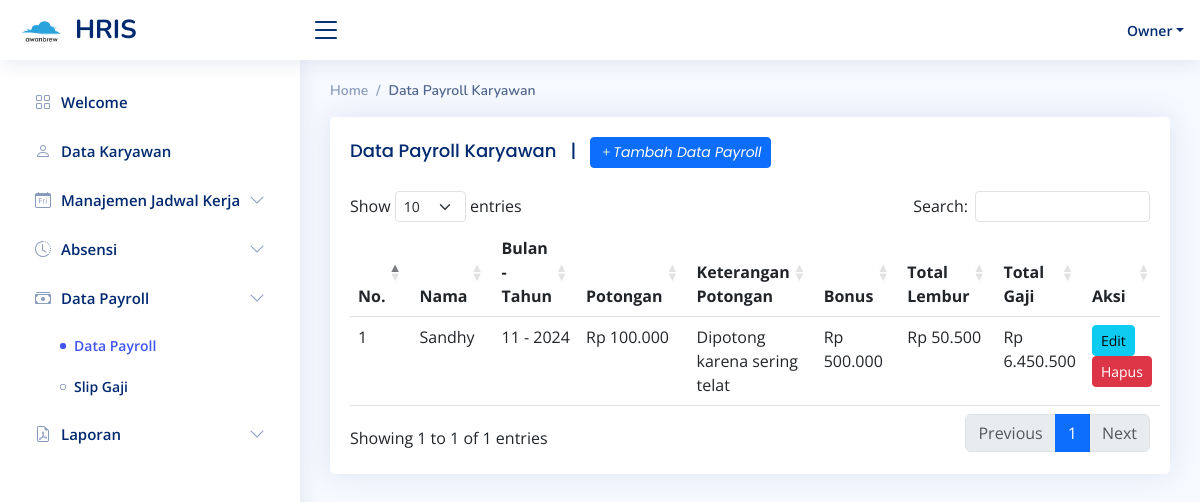
Before: /index.php?page=data_payroll (signed in) with the older database file.
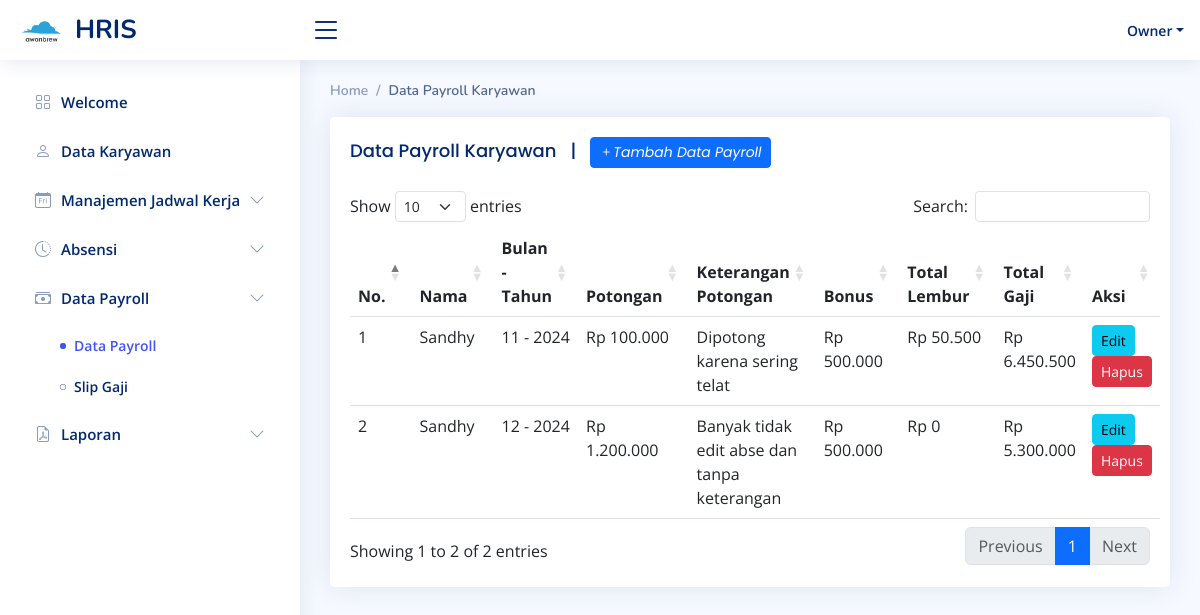
After: the same page with the newer database file.
### tables this page shows
CREATE TABLE `tb_payroll` (
  `id` int(11) NOT NULL,
  `id_karyawan` varchar(255) NOT NULL,
  `bulan_payroll` varchar(255) NOT NULL,
  `tahun_payroll` varchar(255) NOT NULL,
  `potongan` varchar(255) NOT NULL,
  `keterangan_potongan` varchar(255) NOT NULL,
  `bonus` varchar(255) NOT NULL,
  `total_lembur` varchar(255) NOT NULL,
  `total` varchar(255) NOT NULL
);

CREATE TABLE `tb_user` (
  `id` int(11) NOT NULL,
  `name` varchar(255) NOT NULL,
  `password` varchar(255) NOT NULL,
  `role` varchar(255) DEFAULT NULL,
  `salary` varchar(255) DEFAULT NULL,
  `upah_lembur` varchar(255) DEFAULT NULL
);

### pages/data_payroll/data_payroll.php (the view, shortened to what this page needs)
<?php
include 'koneksi.php';
?>
<div class="pagetitle">
    <nav>
        <ol class="breadcrumb">
            <li class="breadcrumb-item">Home</li>
            <li class="breadcrumb-item active">Data Payroll Karyawan</li>
        </ol>
    </nav>
</div>
<section class="section">
    <div class="row">
        <div class="col-lg-12">
            <div class="card">
                <div class="card-body">
                    <h5 class="card-title">
                        Data Payroll Karyawan
                        <?php
                            if ($_SESSION['role'] == 'owner') {
                        ?>
                        &nbsp; | &nbsp;
                        <a href="index.php?page=tambah_data_payroll" class="btn btn-primary btn-sm"><i class="bi bi-plus">Tambah Data Payroll</i></a>
                        <?php
                            }
                        ?>
                    </h5>
                    <table class="table" id="datatable">
                        <thead>
                            <tr>
                                <th>No.</th>
                                <th>Nama</th>
                                <th>Bulan - Tahun</th>
                                <th>Potongan</th>
                                <th>Keterangan Potongan</th>
                                <th>Bonus</th>
                                <th>Total Lembur</th>
                                <th>Total Gaji</th>
                                <?php
                                    if ($_SESSION['role'] == 'owner') {
                                ?>
                                <th>Aksi</th>
                                <?php
                                    }
                                ?>
                            </tr>
                        </thead>
                        <tbody>
                            <?php
                            $no = 1;
                            $id_user =  $_SESSION['id'];
                            if ($_SESSION['role'] == 'owner') {
                                $sql = $conn->query(" SELECT tp.*, tu.name FROM tb_payroll tp LEFT JOIN tb_user tu ON tp.id_karyawan = tu.id  ");
                            }
                            else {
                                $sql = $conn->query(" SELECT tp.*, tu.name FROM tb_payroll tp LEFT JOIN tb_user tu ON tp.id_karyawan = tu.id WHERE tp.id_karyawan = '$id_user'  ");
                            }
                            while ($data = $sql->fetch_assoc()) {
                            ?>
                                <tr>
                                    <td><?php echo $no++; ?></td>
                                    <td><?php echo $data["name"] ?></td>
                                    <td><?php echo $data["bulan_payroll"] ." - " . $data["tahun_payroll"] ;  ?></td>
                                    <td><?php echo "Rp " . number_format($data["potongan"], 0, ',', '.'); ?></td>
                                    <td><?php echo $data["keterangan_potongan"]; ?></td>
                                    <td><?php echo "Rp " . number_format($data["bonus"], 0, ',', '.'); ?></td>
                                    <td><?php echo "Rp " . number_format($data["total_lembur"], 0, ',', '.'); ?></td>
                                    <td><?php echo "Rp " . number_format($data["total"], 0, ',', '.'); ?></td>
                                    <?php
                                        if ($_SESSION['role'] == 'owner') {
                                    ?>
                                     <td>
                                        <form action="index.php?page=ubah_data_payroll" method="POST" style="display:inline;">
                                            <button type="submit" class="btn btn-info btn-sm"><i class="fa fa-edit"></i> Edit</button>
                                        </form>
                                        <a onclick="return confirm('Ingin Menghapus data ?')" href="index.php?page=hapus_data_payroll&id_payroll=<?php echo $data['id'] ?>" class="btn btn-danger btn-sm"><i class="fa fa-trash"></i> Hapus</a>
                                    </td>
                                    <?php
                                        }
                                    ?>
                                </tr>
                            <?php } ?>
                        </tbody>
                    </table>
                </div>
            </div>
        </div>
    </div>
</section>

Changed rows visible on the page:
added tb_payroll: tb_user.name "Sandhy", bulan_payroll "12", tahun_payroll "2024", potongan "1.200.000", keterangan_potongan "Banyak tidak edit abse dan tanpa keterangan", bonus "500.000", total_lembur "0", total "5.300.000"
Other visible differences:
text written by a page script: "Show entries Search: Showing 1 to 1 of 1 entries Previous 1 Next" → "Show entries Search: Showing 1 to 2 of 2 entries Previous 1 Next"
